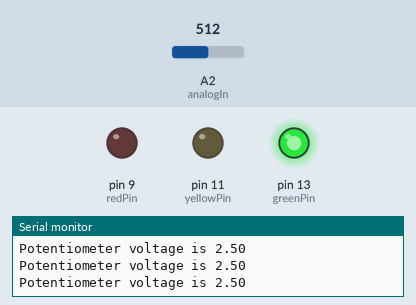
Recording of a sketch running on a simulated Arduino Uno, built with avr-gcc and run on an emulated ATmega328P. On the bench: output pins drawn as LEDs (lit = HIGH), the last lines printed to the serial monitor. Inputs (shaded band) come from the test bench; at power-on: A2 (analogIn) = 512.

Above: at 1.3 s.
1.4 s: A2 (analogIn) set to 602
2.9 s: A2 (analogIn) set to 625
At 4.2 s:
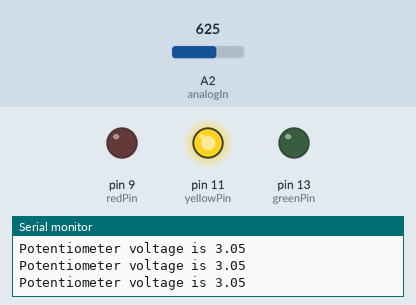
4.5 s: A2 (analogIn) set to 806
6.0 s: A2 (analogIn) set to 837
At 6.8 s:
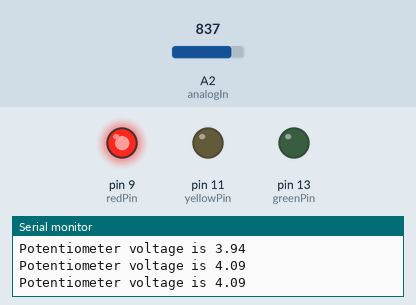
7.5 s: A2 (analogIn) set to 716
At 8.1 s:
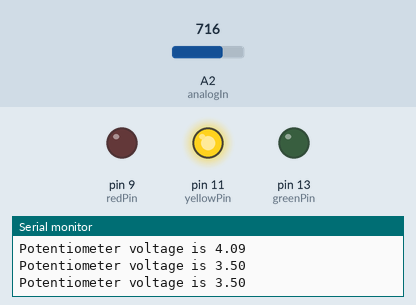
9.0 s: A2 (analogIn) set to 900
At 9.3 s:
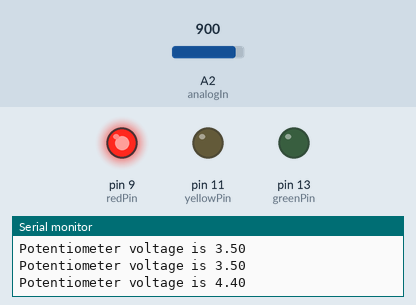
Timing chart, 0 to 11.5 s (numbered marks = the images above; inputs shaded):
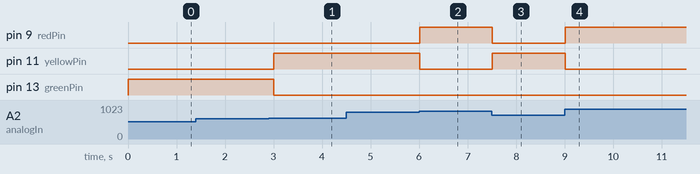

Measured:
- the behaviour switches between 613 and 614 on A2 (analogIn) (found by bisection; images 0 and 1)
- the behaviour switches between 818 and 819 on A2 (analogIn) (found by bisection; images 1 and 2)
- after the input at 2.9 s, pin 11 (yellowPin): LOW → HIGH after 0.11 s; pin 13 (greenPin): HIGH → LOW after 0.11 s
- after the input at 6.0 s, pin 9 (redPin): LOW → HIGH at once; pin 11 (yellowPin): HIGH → LOW at once
- after the input at 7.5 s, pin 9 (redPin): HIGH → LOW at once; pin 11 (yellowPin): LOW → HIGH at once
- after the input at 9.0 s, pin 9 (redPin): LOW → HIGH at once; pin 11 (yellowPin): HIGH → LOW at once

The sketch:

Lesson13Homework_sep29a.ino
```cpp
// hook a green, red and yellow led
// if voltage < 3 light green led
// if voltage > 3 < 4 yellow led
// if voltage > 4 turn on red

int analogIn = A2;
int readVal;
float V2;

int redPin = 9;
int yellowPin = 11;
int greenPin = 13;

int waitTime = 500;

void setup() {
  // put your setup code here, to run once:
  Serial.begin(9600);

  pinMode(analogIn, INPUT);

  pinMode(redPin, OUTPUT);
  pinMode(yellowPin, OUTPUT);
  pinMode(greenPin, OUTPUT);

}

void loop() {
  // put your main code here, to run repeatedly:
  readVal = analogRead(analogIn);
  V2 = (5./1023.) * readVal;

  Serial.print("Potentiometer voltage is ");
  Serial.println(V2);

  if (V2 < 3) {
    digitalWrite(greenPin, HIGH);
    digitalWrite(yellowPin, LOW);
    digitalWrite(redPin, LOW);
  }
  if (V2 >= 3 && V2 < 4) {
    digitalWrite(yellowPin, HIGH);
    digitalWrite(greenPin, LOW);
    digitalWrite(redPin, LOW);
  }
  if (V2 >= 4) {
    digitalWrite(redPin, HIGH);
    digitalWrite(greenPin, LOW);
    digitalWrite(yellowPin, LOW);
  }

  delay(waitTime);
}
```
